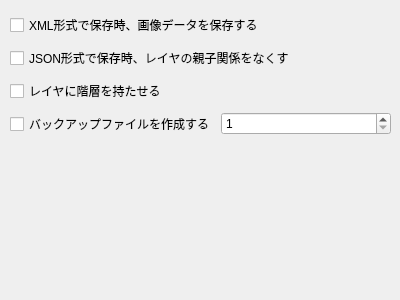
<?xml version="1.0" encoding="UTF-8"?>
<ui version="4.0">
 <class>OptionFileTab</class>
 <widget class="QWidget" name="OptionFileTab">
  <property name="geometry">
   <rect>
    <x>0</x>
    <y>0</y>
    <width>400</width>
    <height>300</height>
   </rect>
  </property>
  <property name="windowTitle">
   <string>Form</string>
  </property>
  <widget class="QWidget" name="verticalLayoutWidget">
   <property name="geometry">
    <rect>
     <x>10</x>
     <y>10</y>
     <width>381</width>
     <height>131</height>
    </rect>
   </property>
   <layout class="QVBoxLayout" name="verticalLayout">
    <item>
     <widget class="QCheckBox" name="checkBox_saveImage">
      <property name="text">
       <string>XML形式で保存時、画像データを保存する</string>
      </property>
     </widget>
    </item>
    <item>
     <widget class="QCheckBox" name="checkBox_flat">
      <property name="text">
       <string>JSON形式で保存時、レイヤの親子関係をなくす</string>
      </property>
     </widget>
    </item>
    <item>
     <widget class="QCheckBox" name="checkBox_hierarchyLayer">
      <property name="text">
       <string>レイヤに階層を持たせる</string>
      </property>
     </widget>
    </item>
    <item>
     <layout class="QHBoxLayout" name="horizontalLayout">
      <item>
       <widget class="QCheckBox" name="checkBox_backup">
        <property name="text">
         <string>バックアップファイルを作成する</string>
        </property>
       </widget>
      </item>
      <item>
       <widget class="QSpinBox" name="spinBox_backupNum">
        <property name="minimum">
         <number>1</number>
        </property>
        <property name="maximum">
         <number>100</number>
        </property>
       </widget>
      </item>
     </layout>
    </item>
   </layout>
  </widget>
 </widget>
 <resources/>
 <connections/>
</ui>
